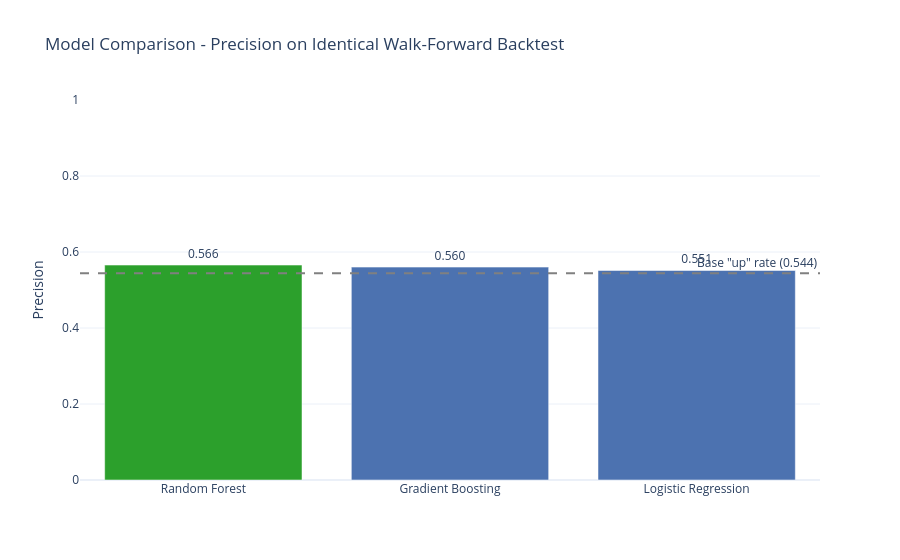

Write notebook code for a chart like this one.
### Code cell
colors = ["#2ca02c" if m == model_results_df.iloc[0]["Model"] else "#4C72B0" for m in model_results_df["Model"]]

fig = go.Figure(go.Bar(
    x=model_results_df["Model"], y=model_results_df["Precision"],
    text=model_results_df["Precision"].apply(lambda v: f"{v:.3f}"),
    textposition="outside", marker_color=colors,
    hovertemplate="%{x}: %{y:.4f}<extra></extra>"
))
fig.add_hline(y=base_rate_new, line_dash="dash", line_color="gray",
              annotation_text=f'Base "up" rate ({base_rate_new:.3f})')
fig.update_layout(
    title=dict(text="Model Comparison - Precision on Identical Walk-Forward Backtest", font=dict(size=17)),
    yaxis_title="Precision", yaxis=dict(range=[0, 1]), template="plotly_white", showlegend=False
)
fig.show()

### Figure 1 — Plotly figure (JSON) as saved in the notebook; plotly's stock layout.template omitted (floating-point values rounded to 4 significant figures)
{"data": [{"hovertemplate": "%{x}: %{y:.4f}<extra></extra>", "marker": {"color": ["#2ca02c", "#4C72B0", "#4C72B0"]}, "text": ["0.566", "0.560", "0.551"], "textposition": "outside", "type": "bar", "x": ["Random Forest", "Gradient Boosting", "Logistic Regression"], "y": [0.5656, 0.5602, 0.5514]}], "layout": {"annotations": [{"showarrow": false, "text": "Base \"up\" rate (0.544)", "x": 1, "xanchor": "right", "xref": "x domain", "y": 0.5441, "yanchor": "bottom", "yref": "y"}], "shapes": [{"line": {"color": "gray", "dash": "dash"}, "type": "line", "x0": 0, "x1": 1, "xref": "x domain", "y0": 0.5441, "y1": 0.5441, "yref": "y"}], "showlegend": false, "title": {"font": {"size": 17}, "text": "Model Comparison - Precision on Identical Walk-Forward Backtest"}, "yaxis": {"range": [0, 1], "title": {"text": "Precision"}}}}
